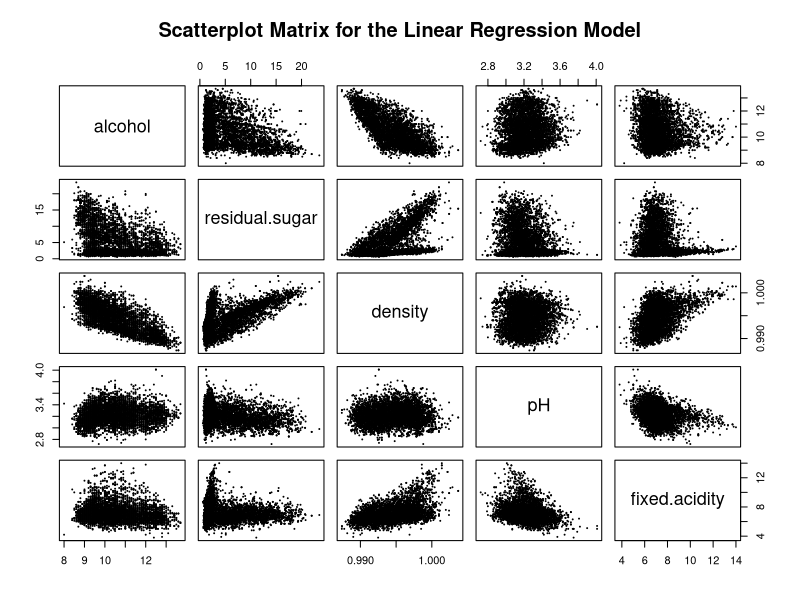
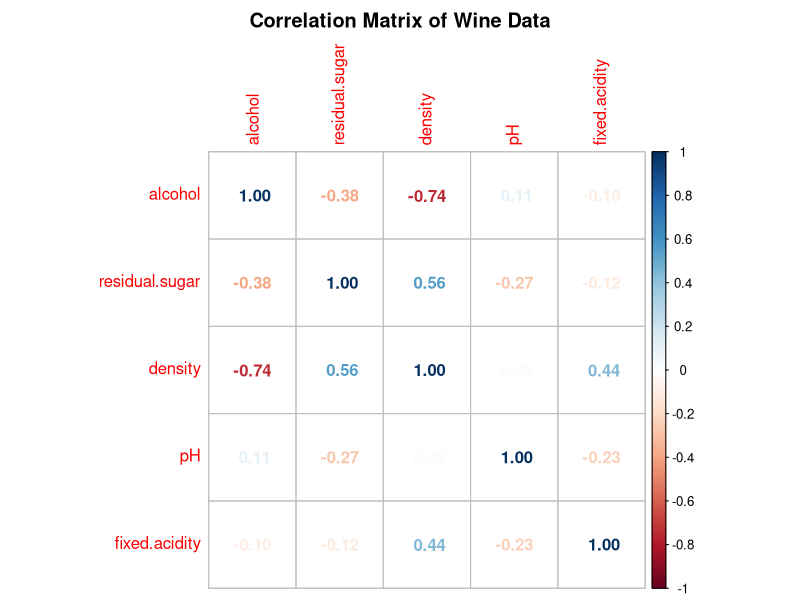

The R source for these figures, in order:
# Derin Gezgin | Johnny Andreasen | Sababa Ahmed
# Fall 2024 | STA 207: Advanced Regression Techniques
# Data Analysis Project | Complete Code
# 11. Choosing which predictor to remove
#
#
#

library(car)
library(lmtest)
library(corrplot)
PCH=19
CEX=0.2

### Loading Data ###
wine_data = read.csv("winequality_cleaned.csv")

### Response Variable ###
Y = wine_data$alcohol

### Predictor Variables ###
X1 = wine_data$residual.sugar
X2 = wine_data$density
X3 = wine_data$pH
X4 = wine_data$fixed.acidity

### Fitting the Model ###
wine_model = lm(Y ~ X1 + X2 + X3 + X4)

### Highly correlated and statistically insignificant predictors ###
vif_values = vif(wine_model)
vif_values

### Scatterplot Matrix ###
pairs(wine_data[, c("alcohol", "residual.sugar", "density", "pH", "fixed.acidity")],
      pch = PCH,
      cex = CEX,
      main="Scatterplot Matrix for the Linear Regression Model")

### Correlation Matrix ###
wine_cor = cor(wine_data[, c("alcohol", "residual.sugar", "density", "pH", "fixed.acidity")])
corrplot(wine_cor,
         method = "number",
         main = "Correlation Matrix of Wine Data",
         mar = c(0, 0, 2, 0))  # Adjust top margin to avoid title cutoff
